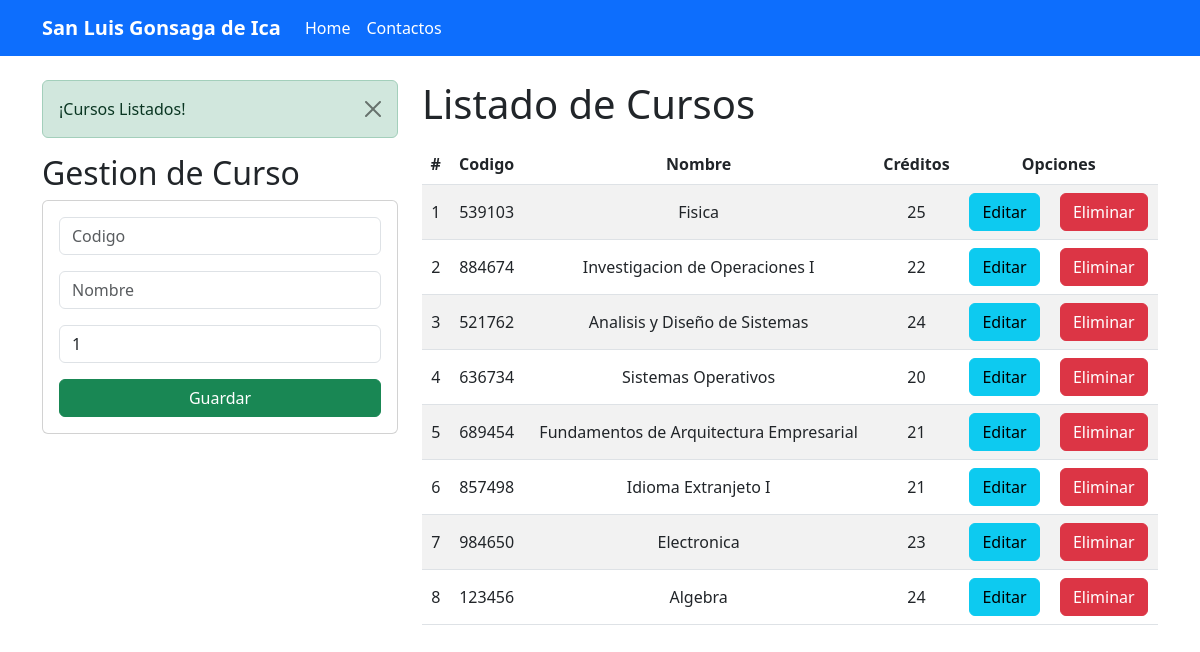
The page / on the database its author committed.
### Aplicaciones/Academico/models.py (models this page shows, shortened)
class Curso(models.Model):
    codigo = models.CharField(primary_key=True, max_length=6)
    nombre = models.CharField(max_length=50)
    creditos = models.PositiveSmallIntegerField()

### Aplicaciones/Academico/views.py (the view)
# urls.py: path('', views.home),
def home(request):
    cursosListados = Curso.objects.all()
    messages.success(request, '¡Cursos Listados!')
    return render(request, "gestionCursos.html", {"cursos": cursosListados})

### Aplicaciones/Academico/templates/gestionCursos.html (shortened to what this page needs)
{% extends "./base.html" %}
{% block body %}
 <div class="row">
    <div class="col-sm-12 col-md-6 col-lg-4 col-xl-4">
        {% if messages %}
        {% for message in messages %}
        {% if message.tags == 'success' %}
        <div class="alert alert-success alert-dismissible" role="alert">
            <button type="button" class="btn-close" data-bs-dismiss="alert" aria-label="Close"></button>
            {{ message }}
        </div>
        {% endif %}
        {% endfor %}
        {% endif %}
        <h2>Gestion de Curso</h2>
        <div class="card">
             <div class="card-body">
                <form action="/registrarCurso/" method="POST">
                    <div class="form-group mb-3">
                        <input type="text" id="txtCodigo" name="txtCodigo" class="form-control" placeholder="Codigo" minlength="6" maxlength="6" required>
                    </div>
                    <div class="form-group mb-3">
                        <input type="text" id="txtNombre" name="txtNombre" class="form-control" placeholder="Nombre" maxlength="50" required>
                    </div>
                    <div class="form-group mb-3">
                        <input type="text" id="numCreditos" name="numCreditos" class="form-control"  min="1" max="50" value="1" required>
                    </div>
                    <div class="form-group text-center">
                        <button type="submit" class="btn btn-success btn-block text-white" style="width: 100%;">Guardar</button>
                    </div>
                </form>
             </div>
        </div>
    </div>
    <div class="col-sm-12 col-md-6 col-lg-8 col-xl-8">
        <h1>Listado de Cursos</h1>
        <div class="table-responsive py-2">
            <table class="table table-striped">
                <thead>
                    <tr>
                        <th>#</th>
                        <th>Codigo</th>
                        <th>Nombre</th>
                        <th>Créditos</th>
                        <th colspan="2">Opciones</th>
                    </tr>
                </thead>
                <tbody>
                    {% for c in cursos %}
                    <tr>
                        <td>{{ forloop.counter }}</td>
                        <td>{{ c.codigo }}</td>
                        <td>{{ c.nombre }}</td>
                        <td>{{ c.creditos }}</td>
                        <td><a href="edicionCurso/{{ c.codigo }}" class="btn btn-info">Editar</a></td>
                        <td>
                            <form action="eliminarCurso/{{ c.codigo }}" method="POST">
                                <button type="submit" class="btn btn-danger btnEliminacion" onclick="return confirm('¿Seguro de eliminar el curso?')">Eliminar</button>
                            </form>
                        </td>
                    </tr>
                    {% endfor %}
                </tbody>
            </table>
        </div>
    </div>
 </div>
{% endblock %}

### Aplicaciones/Academico/templates/base.html (shortened to what this page needs)
<!DOCTYPE html>
<html lang="en">
<head>
    {% load static %}
    <link href="https://cdn.jsdelivr.net/npm/bootstrap@5.3.0/dist/css/bootstrap.min.css" rel="stylesheet">
    <link rel="stylesheet" href="{% static 'css/gestionCursos.css' %}">
</head>
<body>
  <nav class="navbar navbar-expand-lg navbar-dark bg-primary">
    <div class="container">
        <a class="navbar-brand" href="#" style="color: white; font-weight: bold;">San Luis Gonsaga de Ica</a>
        <div class="collapse navbar-collapse" id="navbarNav">
            <ul class="navbar-nav ml-auto">
                <li class="nav-item">
                    <a class="nav-link active" aria-current="page" href="#" style="color: white;">Home</a>
                </li>
                <li class="nav-item">
                    <a class="nav-link" href="#" style="color: white;">Contactos</a>
                </li>
            </ul>
        </div>
    </div>
</nav>
<div class="container mt-4">
        {% block body %}
        {% endblock %}
      </div>
</body>
</html>

### Aplicaciones/Academico/static/css/gestionCursos.css (style rules this page uses)
th, td { text-align: center; vertical-align: middle; }

### rows shown on the page
Curso: codigo "539103", nombre "Fisica", creditos "25"
Curso: codigo "884674", nombre "Investigacion de Operaciones I", creditos "22"
Curso: codigo "521762", nombre "Analisis y Diseño de Sistemas", creditos "24"
Curso: codigo "636734", nombre "Sistemas Operativos", creditos "20"
Curso: codigo "689454", nombre "Fundamentos de Arquitectura Empresarial", creditos "21"
Curso: codigo "857498", nombre "Idioma Extranjeto I", creditos "21"
Curso: codigo "984650", nombre "Electronica", creditos "23"
Curso: codigo "123456", nombre "Algebra", creditos "24"

### other values the page prints
{{ message }} "¡Cursos Listados!"
